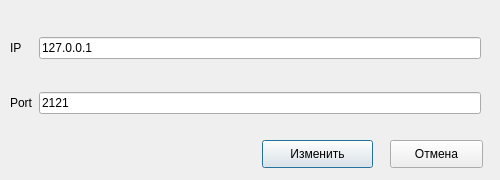
<?xml version="1.0" encoding="UTF-8"?>
<ui version="4.0">
 <class>TCP_IPWindow</class>
 <widget class="QDialog" name="TCP_IPWindow">
  <property name="windowModality">
   <enum>Qt::ApplicationModal</enum>
  </property>
  <property name="geometry">
   <rect>
    <x>0</x>
    <y>0</y>
    <width>500</width>
    <height>180</height>
   </rect>
  </property>
  <property name="sizePolicy">
   <sizepolicy hsizetype="Preferred" vsizetype="Preferred">
    <horstretch>0</horstretch>
    <verstretch>0</verstretch>
   </sizepolicy>
  </property>
  <property name="minimumSize">
   <size>
    <width>500</width>
    <height>180</height>
   </size>
  </property>
  <property name="maximumSize">
   <size>
    <width>500</width>
    <height>180</height>
   </size>
  </property>
  <property name="windowTitle">
   <string>Настройки сервера (TCP/IP)</string>
  </property>
  <widget class="QWidget" name="gridLayoutWidget">
   <property name="geometry">
    <rect>
     <x>10</x>
     <y>10</y>
     <width>471</width>
     <height>131</height>
    </rect>
   </property>
   <layout class="QGridLayout" name="gridLayout">
    <item row="0" column="0">
     <widget class="QLabel" name="ipLabel">
      <property name="text">
       <string>IP</string>
      </property>
     </widget>
    </item>
    <item row="1" column="0">
     <widget class="QLabel" name="portLabel">
      <property name="text">
       <string>Port</string>
      </property>
     </widget>
    </item>
    <item row="0" column="1">
     <widget class="QLineEdit" name="ipLine">
      <property name="text">
       <string>127.0.0.1</string>
      </property>
     </widget>
    </item>
    <item row="1" column="1">
     <widget class="QLineEdit" name="portLine">
      <property name="statusTip">
       <string/>
      </property>
      <property name="text">
       <string>2121</string>
      </property>
     </widget>
    </item>
   </layout>
  </widget>
  <widget class="QPushButton" name="okButton">
   <property name="geometry">
    <rect>
     <x>262</x>
     <y>140</y>
     <width>111</width>
     <height>28</height>
    </rect>
   </property>
   <property name="text">
    <string>Изменить</string>
   </property>
  </widget>
  <widget class="QPushButton" name="cancelButton">
   <property name="geometry">
    <rect>
     <x>390</x>
     <y>140</y>
     <width>93</width>
     <height>28</height>
    </rect>
   </property>
   <property name="text">
    <string>Отмена</string>
   </property>
  </widget>
 </widget>
 <resources/>
 <connections>
  <connection>
   <sender>cancelButton</sender>
   <signal>clicked()</signal>
   <receiver>TCP_IPWindow</receiver>
   <slot>close()</slot>
   <hints>
    <hint type="sourcelabel">
     <x>441</x>
     <y>152</y>
    </hint>
    <hint type="destinationlabel">
     <x>201</x>
     <y>129</y>
    </hint>
   </hints>
  </connection>
  <connection>
   <sender>okButton</sender>
   <signal>clicked()</signal>
   <receiver>TCP_IPWindow</receiver>
   <slot>close()</slot>
   <hints>
    <hint type="sourcelabel">
     <x>353</x>
     <y>160</y>
    </hint>
    <hint type="destinationlabel">
     <x>102</x>
     <y>142</y>
    </hint>
   </hints>
  </connection>
 </connections>
</ui>
